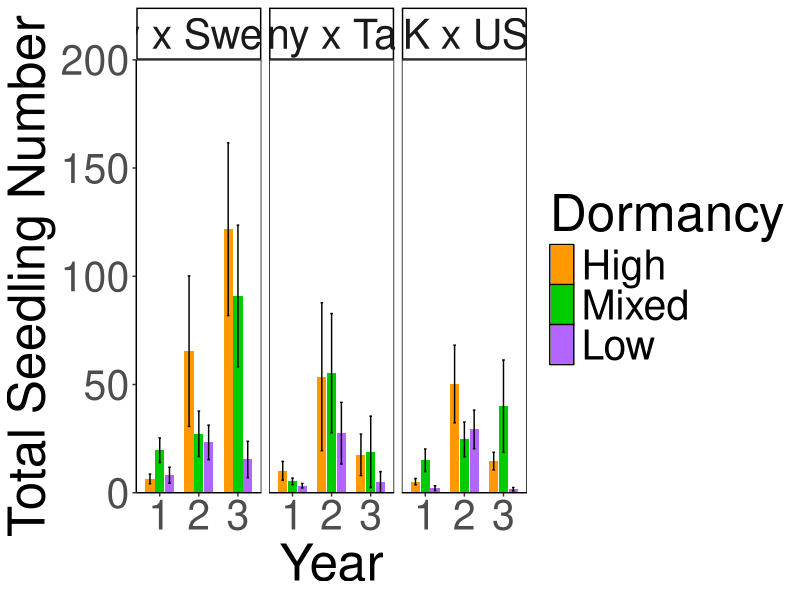
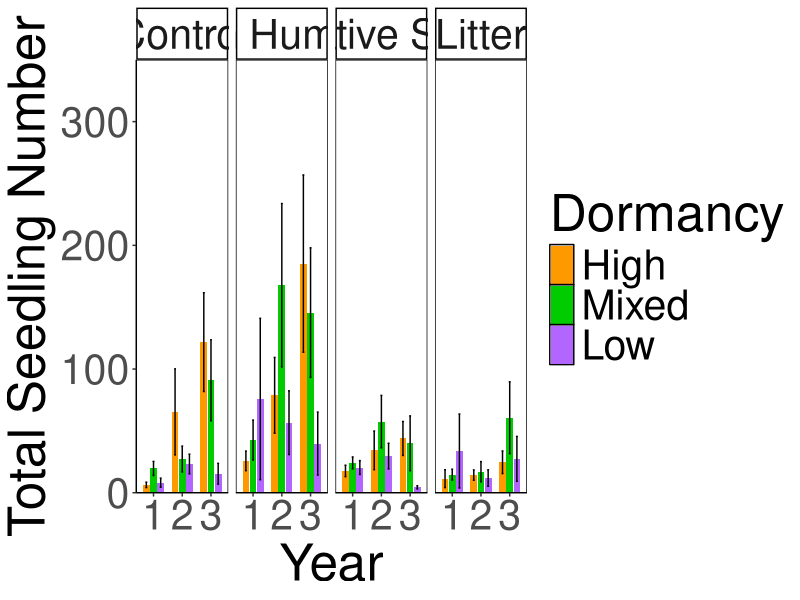
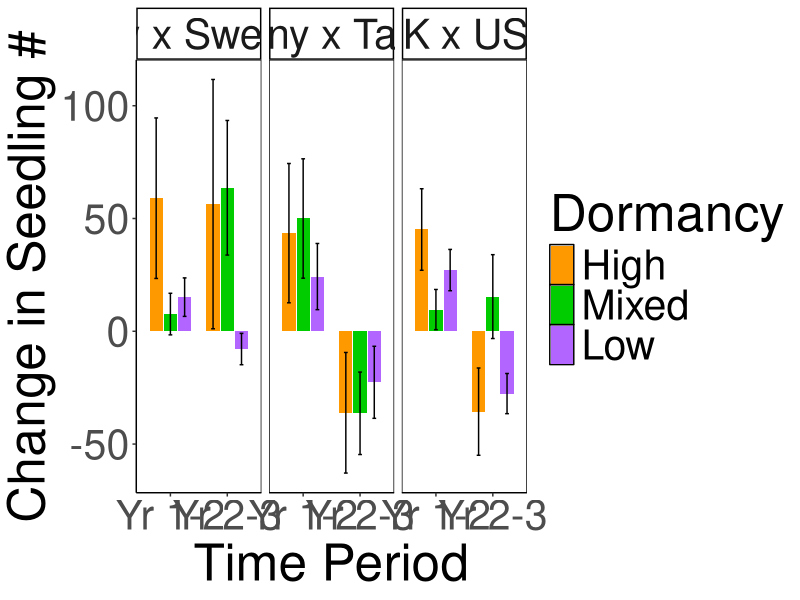
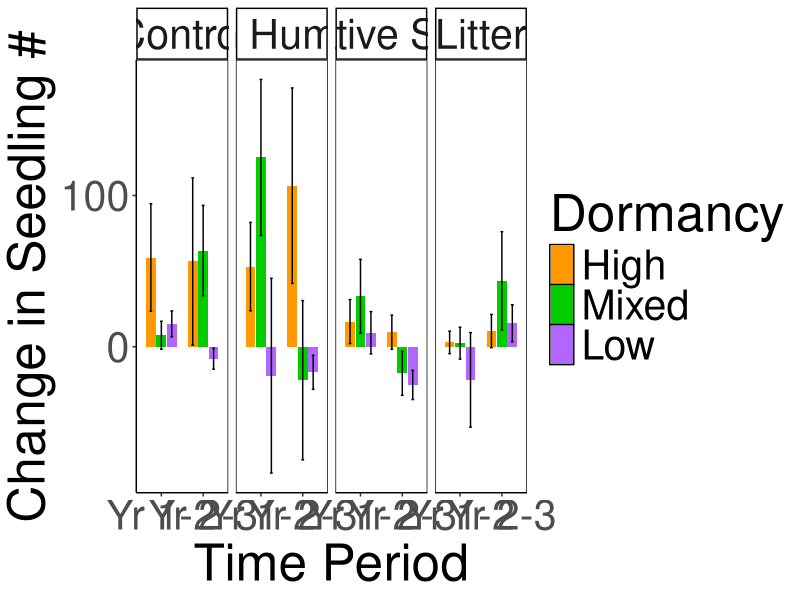
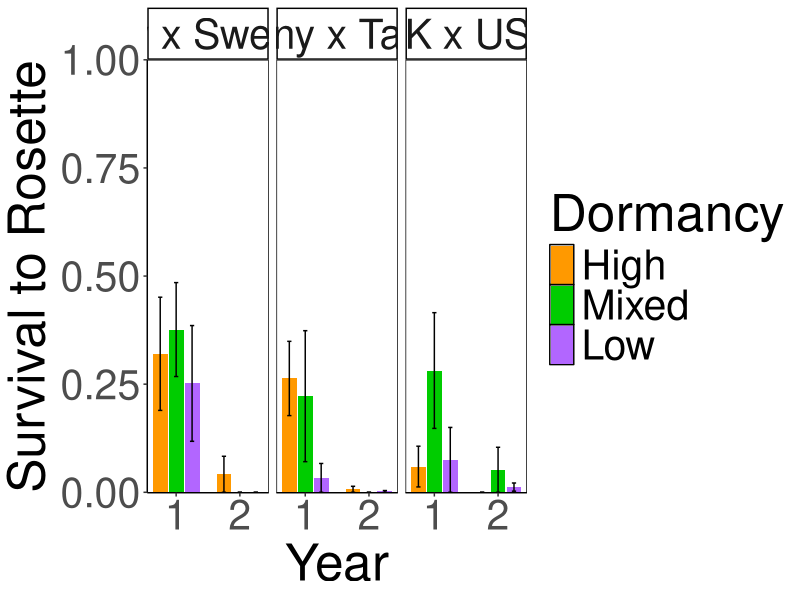
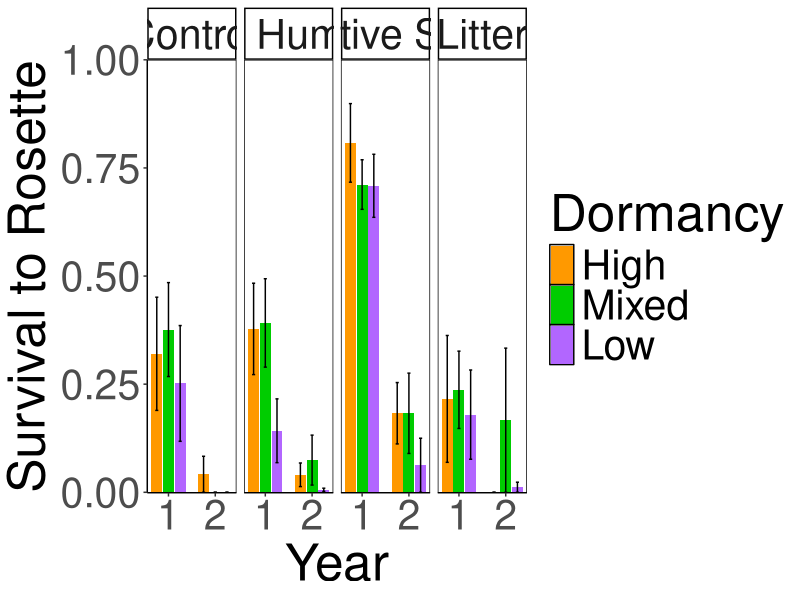
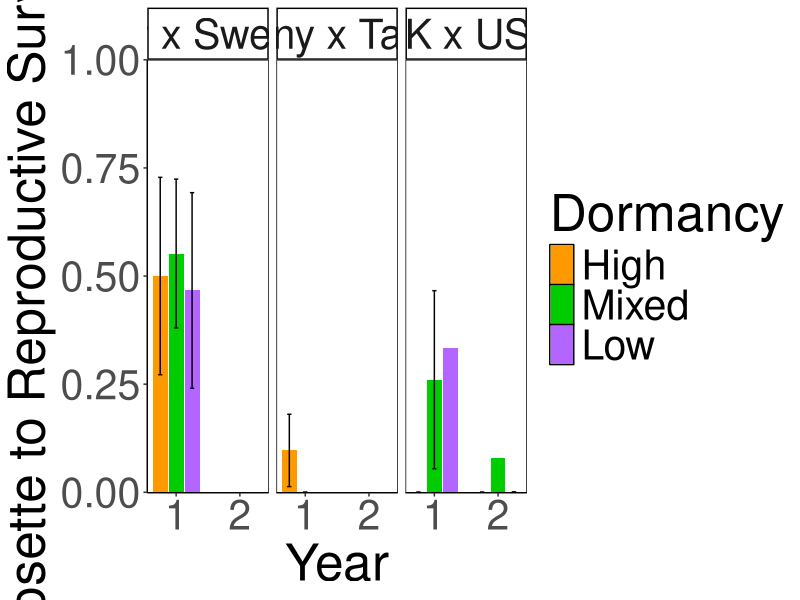
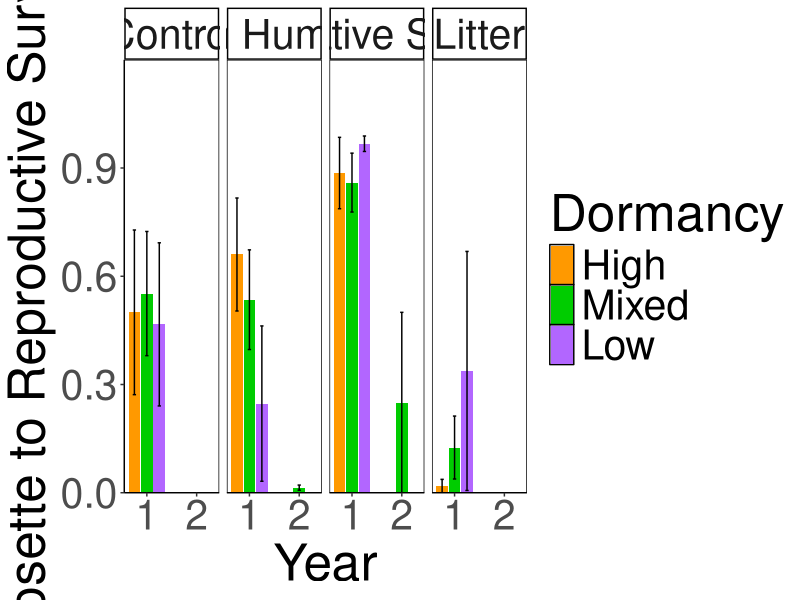

Recreate these plots in R, in order.
## ---- chunk 1
knitr::opts_chunk$set(echo = TRUE)
## ---- chunk 2
library(tidyverse)

BQDNDPalette <- c("#FF9900","#00CC00","#B266FF", "#999999", "#F0E442", "#0072B2", "#D55E00", "#CC79A7")

RILS_order <- c("Italy x Sweden","Germany x Tajikistan","UK x USA")

Dorm_order <- c("High", "Mixed", "Low")

Envt_order <- c('Control','High Humidity','Native Soil','Litter')
## ---- chunk 3
allyearstotalsdls <- read_csv("../Processed.Data/TotalSeedlings.csv")
## ---- chunk 4
allyearstotalsdls_summary_CTRL <- allyearstotalsdls %>% 
  mutate(Dormancy=str_replace(Dormancy, "Non-Dormant", "Low")) %>% 
  mutate(Dormancy=str_replace(Dormancy, "Dormant", "High")) %>% 
  filter(Envt=="Control") %>% 
  group_by(Year, Dormancy, RILSet) %>% 
  filter(!is.na(Totalsdls)) %>% 
  summarize(meanSdls=mean(Totalsdls), SE=sd(Totalsdls)/sqrt(n()))

allyearstotalsdls_summary_CTRL$Dormancy <- factor(allyearstotalsdls_summary_CTRL$Dormancy, levels = Dorm_order)

allyearstotalsdls_summary_CTRL %>% 
  ggplot(aes(x=Year, y=meanSdls, group=Dormancy, fill=Dormancy)) +
  geom_col(width = 0.7,position = position_dodge(0.75)) +
  geom_errorbar(aes(ymin=meanSdls-SE,ymax=meanSdls+SE),
                width=.2, position = position_dodge(0.75)) +
  theme_classic() +
  xlab("Year") +
  ylab(paste0("Total Seedling Number")) +
  scale_fill_manual(values=BQDNDPalette) +
  theme(text=element_text(size=37),  panel.background = element_rect(fill = NA, color = "black")) +
  scale_y_continuous(expand = c(0, 0), limits = c(0, 200)) + 
  scale_x_discrete(limits=c("1", "2", "3")) +
  facet_grid(. ~factor(RILSet, level = RILS_order))
ggsave("../Figures/FigS9A_sdlnum_Ctrl.png", width=18, height=9, units="in")
## ---- chunk 5
allyearstotalsdls_summary_ENVT <- allyearstotalsdls %>% 
  mutate(Dormancy=str_replace(Dormancy, "Non-Dormant", "Low")) %>% 
  mutate(Dormancy=str_replace(Dormancy, "Dormant", "High")) %>% 
  filter(RILSet=="Italy x Sweden") %>% 
  group_by(Year, Dormancy, Envt) %>% 
  filter(!is.na(Totalsdls)) %>% 
  summarize(meanSdls=mean(Totalsdls), SE=sd(Totalsdls)/sqrt(n()))

allyearstotalsdls_summary_ENVT$Dormancy <- factor(allyearstotalsdls_summary_ENVT$Dormancy, levels = Dorm_order)
allyearstotalsdls_summary_ENVT$Envt <- factor(allyearstotalsdls_summary_ENVT$Envt, levels = Envt_order)

allyearstotalsdls_summary_ENVT %>% 
  ggplot(aes(x=Year, y=meanSdls, group=Dormancy, fill=Dormancy)) +
  geom_col(width = 0.7,position = position_dodge(0.75)) +
  geom_errorbar(aes(ymin=meanSdls-SE,ymax=meanSdls+SE),
                width=.2, position = position_dodge(0.75)) +
  theme_classic() +
  xlab("Year") +
  ylab(paste0("Total Seedling Number")) +
  scale_fill_manual(values=BQDNDPalette) +
  theme(text=element_text(size=37),  panel.background = element_rect(fill = NA, color = "black")) +
  scale_y_continuous(expand = c(0, 0), limits = c(0, 350)) + 
  scale_x_discrete(limits=c("1", "2", "3")) +
  facet_grid(. ~Envt)
ggsave("../Figures/Fig2A_sdlnum_ENVT.png", width=18, height=9, units="in")
## ---- chunk 6
sdls_flucts_long <- read_csv("../Processed.Data/SdlFlucts.csv")
## ---- chunk 7
sdls_flucts_summary_CTRL <- sdls_flucts_long %>% 
  mutate(Dormancy=str_replace(Dormancy, "Non-Dormant", "Low")) %>% 
  mutate(Dormancy=str_replace(Dormancy, "Dormant", "High")) %>% 
  filter(Envt=="Control") %>% 
  group_by(Timepoint, Dormancy, RILSet) %>% 
  filter(!is.na(Fluct)) %>% 
  summarise(meanSdls=mean(Fluct), SE=sd(Fluct)/sqrt(n()))

sdls_flucts_summary_CTRL$Dormancy <- factor(sdls_flucts_summary_CTRL$Dormancy, levels = Dorm_order)

sdls_flucts_summary_CTRL %>% 
  ggplot(aes(x=Timepoint, y=meanSdls, group=Dormancy, fill=Dormancy)) +
  geom_col(width = 0.7,position = position_dodge(0.75)) +
  geom_errorbar(aes(ymin=meanSdls-SE,ymax=meanSdls+SE),
                width=.2, position = position_dodge(0.75)) +
  theme_classic() +
  xlab("Time Period") +
  ylab(paste0("Change in Seedling #")) +
  scale_fill_manual(values=BQDNDPalette) +
  theme(text=element_text(size=37),  panel.background = element_rect(fill = NA, color = "black")) +
  facet_grid(. ~factor(RILSet, level = RILS_order))
ggsave("../Figures/FigS9E_sdlnumflucts_Ctrl.png", width=18, height=9, units="in")
## ---- chunk 8
sdls_flucts_summary_ENVT <- sdls_flucts_long %>% 
  mutate(Dormancy=str_replace(Dormancy, "Non-Dormant", "Low")) %>% 
  mutate(Dormancy=str_replace(Dormancy, "Dormant", "High")) %>% 
  filter(RILSet=="Italy x Sweden") %>% 
  group_by(Timepoint, Dormancy, Envt) %>% 
  filter(!is.na(Fluct)) %>% 
  summarise(meanSdls=mean(Fluct), SE=sd(Fluct)/sqrt(n()))

sdls_flucts_summary_ENVT$Dormancy <- factor(sdls_flucts_summary_ENVT$Dormancy, levels = Dorm_order)
sdls_flucts_summary_ENVT$Envt <- factor(sdls_flucts_summary_ENVT$Envt, levels = Envt_order)

sdls_flucts_summary_ENVT %>% 
  ggplot(aes(x=Timepoint, y=meanSdls, group=Dormancy, fill=Dormancy)) +
  geom_col(width = 0.7,position = position_dodge(0.75)) +
  geom_errorbar(aes(ymin=meanSdls-SE,ymax=meanSdls+SE),
                width=.2, position = position_dodge(0.75)) +
  theme_classic() +
  xlab("Time Period") +
  ylab(paste0("Change in Seedling #")) +
  scale_fill_manual(values=BQDNDPalette) +
  theme(text=element_text(size=37),  panel.background = element_rect(fill = NA, color = "black")) +
  facet_grid(. ~Envt)
ggsave("../Figures/Fig4_sdlnumflucts_ENVT.png", width=18, height=9, units="in")
## ---- chunk 9
totseasonalsdlssurv <- read_csv("../Processed.Data/TOTALSeasonalSeedlingEstablishment.csv")
## ---- chunk 10
totseasonalsdlssurv_summary_CTRL <- totseasonalsdlssurv %>% 
  mutate(Dormancy=str_replace(Dormancy, "Non-Dormant", "Low")) %>% 
  mutate(Dormancy=str_replace(Dormancy, "Dormant", "High")) %>% 
  filter(Envt=="Control") %>% 
  group_by(Season, Dormancy, RILSet) %>% 
  filter(!is.na(seasonalEst)) %>% 
  summarize(meanSurv=mean(seasonalEst), SE=sd(seasonalEst)/sqrt(n()))

totseasonalsdlssurv_summary_CTRL$Season <- factor(totseasonalsdlssurv_summary_CTRL$Season, levels = c('1_Summer','1_Autumn','2_Summer','2_Autumn'))
totseasonalsdlssurv_summary_CTRL$Dormancy <- factor(totseasonalsdlssurv_summary_CTRL$Dormancy, levels = Dorm_order)

seasonalsurv_ctrl_plot <- totseasonalsdlssurv_summary_CTRL %>% ggplot(aes(x=Season, y=meanSurv, group=Dormancy, fill=Dormancy)) +
  geom_col(width = 0.7,position = position_dodge(0.75)) +
  geom_errorbar(aes(ymin=meanSurv-SE,ymax=meanSurv+SE),width=.2, position = 
                  position_dodge(0.75)) +
  theme_classic() +
  xlab("Year_Season") +
  ylab(paste0("Proportion of Seedling Establishment")) +
  scale_fill_manual(values=BQDNDPalette) +
  theme(text=element_text(size=30), panel.background = element_rect(fill = NA, color = "black"), axis.text.x = element_text(angle = 45,  hjust = 1)) +
  scale_y_continuous(expand = expansion(mult = c(0, .1)), limits = c(-0.005, 1)) +
  facet_grid(factor(RILSet, level = RILS_order) ~.)
ggsave("../Figures/FigS9B_seasonalSdlEst_Ctrl.png", width=16, height=12, units="in")
## ---- chunk 11
totseasonalsdlssurv_summary_IS <- totseasonalsdlssurv %>% 
  mutate(Dormancy=str_replace(Dormancy, "Non-Dormant", "Low")) %>% 
  mutate(Dormancy=str_replace(Dormancy, "Dormant", "High")) %>% 
  filter(RILSet=="Italy x Sweden") %>% 
  group_by(Season, Dormancy, Envt) %>% 
  filter(!is.na(seasonalEst)) %>% 
  summarize(meanSurv=mean(seasonalEst), SE=sd(seasonalEst)/sqrt(n()))

totseasonalsdlssurv_summary_IS$Envt <- factor(totseasonalsdlssurv_summary_IS$Envt, levels = Envt_order)
totseasonalsdlssurv_summary_IS$Season <- factor(totseasonalsdlssurv_summary_IS$Season, levels = c('1_Summer','1_Autumn','2_Summer','2_Autumn'))
totseasonalsdlssurv_summary_IS$Dormancy <- factor(totseasonalsdlssurv_summary_IS$Dormancy, levels = Dorm_order)

seasonalsurv_IS_plot <- totseasonalsdlssurv_summary_IS %>% 
  ggplot(aes(x=Season, y=meanSurv, group=Dormancy, fill=Dormancy)) +
  geom_col(width = 0.7,position = position_dodge(0.75)) +
  geom_errorbar(aes(ymin=meanSurv-SE,ymax=meanSurv+SE),width=.2, position = position_dodge(0.75)) +
  theme_classic() +
  xlab("Year_Season") +
  ylab(paste0("Proportion of Seedling Establishment")) +
  scale_fill_manual(values=BQDNDPalette) +
  theme(text=element_text(size=30), panel.background = element_rect(fill = NA, color = "black"), axis.text.x = element_text(angle = 45,  hjust = 1)) +
  scale_y_continuous(expand = expansion(mult = c(0, .1)), limits = c(-0.005, 1)) +
  facet_grid(Envt ~.)
ggsave("../Figures/Fig2B_seasonalSdlEst_Envt.png", width=16, height=12, units="in")
## ---- chunk 12
sdltorosettesurv_calc <- read_csv("../Processed.Data/SurvtoRose.csv")
## ---- chunk 13
survtorose_1_CTRL_summary <- sdltorosettesurv_calc %>% 
  mutate(Dormancy=str_replace(Dormancy, "Non-Dormant", "Low")) %>% 
  mutate(Dormancy=str_replace(Dormancy, "Dormant", "High")) %>% 
  filter(Envt=="Control") %>% 
  filter(Year != 3)%>%
  group_by(Year, Dormancy, RILSet) %>% 
  filter(!is.na(SurvtoRose)) %>% 
  summarize(meanSurv=mean(SurvtoRose), SE=sd(SurvtoRose)/sqrt(n()))

survtorose_1_CTRL_summary$Dormancy <- factor(survtorose_1_CTRL_summary$Dormancy, levels = Dorm_order)

survtorose_1_CTRL_summary %>% 
    ggplot(aes(x=Year, y=meanSurv, group=Dormancy, fill=Dormancy)) +
    geom_col(width = 0.7,position = position_dodge(0.75)) +
     geom_errorbar(aes(ymin=meanSurv-SE,ymax=meanSurv+SE),width=.2, position = 
                    position_dodge(0.75)) +
    theme_classic() +
    xlab("Year") +
    ylab("Survival to Rosette") +
    scale_fill_manual(values=BQDNDPalette) +
    theme(text=element_text(size=37), panel.background = element_rect(fill = NA, color = "black")) +
    scale_y_continuous(expand = expansion(mult = c(0, 0)), limits = c(-0.001, 1)) +
    scale_x_continuous(breaks = seq(1, 3, by = 1)) +
    facet_grid(. ~factor(RILSet, level = RILS_order))
ggsave("../Figures/FigS9C_SurvtoRose_Ctrl.png", width=18, height=9, units="in")
## ---- chunk 14
survtorose_1_IS_summary <- sdltorosettesurv_calc %>% 
  mutate(Dormancy=str_replace(Dormancy, "Non-Dormant", "Low")) %>% 
  mutate(Dormancy=str_replace(Dormancy, "Dormant", "High")) %>% 
  filter(RILSet=="Italy x Sweden") %>% 
  filter(Year != 3)%>%
  group_by(Year, Dormancy, Envt) %>% 
  filter(!is.na(SurvtoRose)) %>% 
  summarize(meanSurv=mean(SurvtoRose), SE=sd(SurvtoRose)/sqrt(n()))

survtorose_1_IS_summary$Dormancy <- factor(survtorose_1_IS_summary$Dormancy, levels = Dorm_order)
survtorose_1_IS_summary$Envt <- factor(survtorose_1_IS_summary$Envt, levels = Envt_order)

survtorose_1_IS_summary %>% 
    ggplot(aes(x=Year, y=meanSurv, group=Dormancy, fill=Dormancy)) +
    geom_col(width = 0.7,position = position_dodge(0.75)) +
     geom_errorbar(aes(ymin=meanSurv-SE,ymax=meanSurv+SE),width=.2, position = 
                    position_dodge(0.75)) +
    theme_classic() +
    xlab("Year") +
    ylab("Survival to Rosette") +
    scale_fill_manual(values=BQDNDPalette) +
    theme(text=element_text(size=37), panel.background = element_rect(fill = NA, color = "black")) +
    scale_y_continuous(expand = expansion(mult = c(0, 0)), limits = c(-0.001, 1)) +
    scale_x_continuous(breaks = seq(1, 3, by = 1)) +
    facet_grid(. ~Envt)
ggsave("../Figures/Fig2C_SurvtoRose_ENVT.png", width=18, height=9, units="in")
## ---- chunk 15
survtoFRMD_circle_calc <- read_csv("../Processed.Data/RoseSurvtoFRMD.csv")
## ---- chunk 16
df_frmd_ctrl <- tibble(Year=c(2,2), Dormancy=c("High", "Low"), RILSet=c("UK x USA", "UK x USA"), meanSurv=0, SE=0)

survtoFRMD_CTRL_summary <- survtoFRMD_circle_calc %>% 
  mutate(Dormancy=str_replace(Dormancy, "Non-Dormant", "Low")) %>% 
  mutate(Dormancy=str_replace(Dormancy, "Dormant", "High")) %>% 
  filter(Envt=="Control") %>% 
  group_by(Year, Dormancy, RILSet) %>% 
  filter(!is.na(RoseSurv)) %>% 
  summarize(meanSurv=mean(RoseSurv), SE=sd(RoseSurv)/sqrt(n())) %>% 
  bind_rows(df_frmd_ctrl)

survtoFRMD_CTRL_summary$Dormancy <- factor(survtoFRMD_CTRL_summary$Dormancy, levels = Dorm_order)

survtoFRMD_CTRL_summary %>% 
    ggplot(aes(x=Year, y=meanSurv, group=Dormancy, fill=Dormancy)) +
    geom_col(width = 0.7,position = position_dodge(0.75)) +
     geom_errorbar(aes(ymin=meanSurv-SE,ymax=meanSurv+SE),width=.2, position = 
                    position_dodge(0.75)) +
    theme_classic() +
    xlab("Year") +
    ylab("Rosette to Reproductive Survival") +
    scale_fill_manual(values=BQDNDPalette) +
    scale_x_continuous(breaks = seq(1, 3, by = 1)) +
   theme(text=element_text(size=37), panel.background = element_rect(fill = NA, color = "black")) +
  scale_y_continuous(expand = expansion(mult = c(0.001,0)), limits = c(0, 1)) +
   facet_grid(. ~factor(RILSet, level = RILS_order))
ggsave("../Figures/FigS9D_SurvtoFRMD_CTRL.png", width=18, height=9, units="in")
## ---- chunk 17
survtoFRMD_ENVT_summary <- survtoFRMD_circle_calc %>% 
  mutate(Dormancy=str_replace(Dormancy, "Non-Dormant", "Low")) %>% 
  mutate(Dormancy=str_replace(Dormancy, "Dormant", "High")) %>% 
  filter(RILSet=="Italy x Sweden") %>% 
  group_by(Year, Dormancy, Envt) %>% 
  filter(!is.na(RoseSurv)) %>% 
  summarize(meanSurv=mean(RoseSurv), SE=sd(RoseSurv)/sqrt(n()))

survtoFRMD_ENVT_summary$Dormancy <- factor(survtoFRMD_ENVT_summary$Dormancy, levels = Dorm_order)
survtoFRMD_ENVT_summary$Envt <- factor(survtoFRMD_ENVT_summary$Envt, levels = Envt_order)

survtoFRMD_ENVT_summary %>% 
  ggplot(aes(x=Year, y=meanSurv, group=Dormancy, fill=Dormancy)) +
  geom_col(width = 0.7,position = position_dodge(0.75)) +
  geom_errorbar(aes(ymin=meanSurv-SE,ymax=meanSurv+SE),
                width=.2, position = position_dodge(0.75)) +
  theme_classic() +
  xlab("Year") +
  ylab("Rosette to Reproductive Survival") +
  scale_fill_manual(values=BQDNDPalette) +
  scale_x_continuous(breaks = seq(1, 3, by = 1)) +
  theme(text=element_text(size=37), panel.background = element_rect(fill = NA, color = "black")) +
  scale_y_continuous(expand = expansion(mult = c(0, .2)), limits = c(0, 1)) +
  facet_grid(. ~Envt)
ggsave("../Figures/Fig2D_SurvtoFRMD_ENVT.png", width=18, height=9, units="in")
